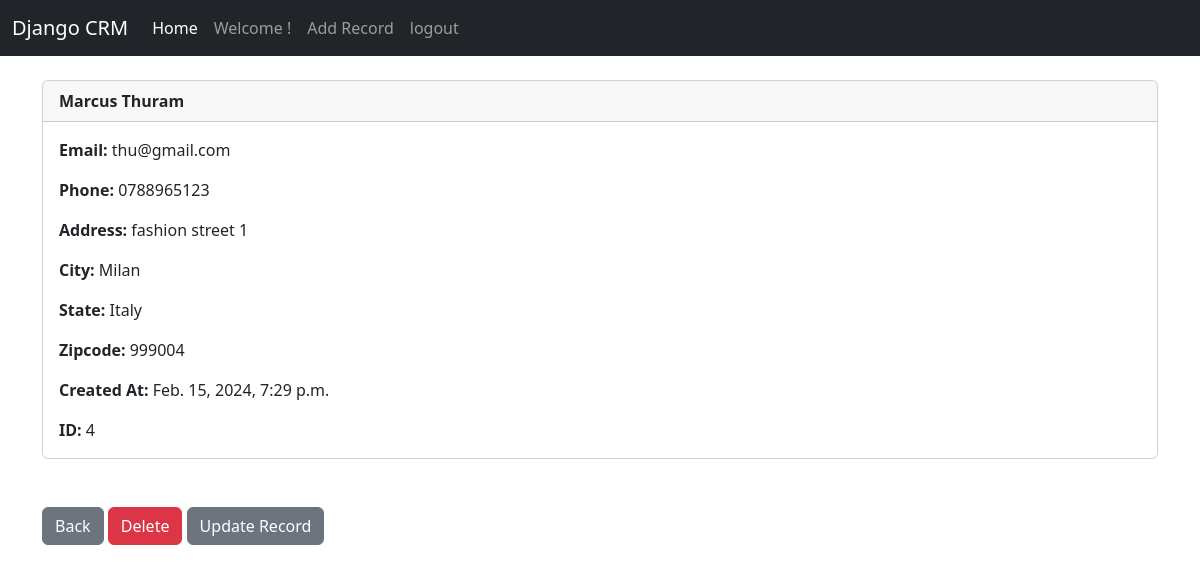
The app's page /record/4 (signed in) with its own data.
### website/models.py (models this page shows, shortened)
class Record(models.Model):
    created_at = models.DateTimeField(auto_now_add=True)
    first_name = models.CharField(max_length=50)
    last_name = models.CharField(max_length=50)
    email = models.CharField(max_length=100)
    phone = models.CharField(max_length=15)
    address = models.CharField(max_length=100)
    city = models.CharField(max_length=50)
    state = models.CharField(max_length=50)
    zipcode = models.CharField(max_length=20)

### website/views.py (the view)
# urls.py: path('record/<int:pk>', views.customer_record, name='record'),
def customer_record(request, pk):
    if request.user.is_authenticated:
        customer_record = Record.objects.get(id=pk)
        return render(request, 'record.html', {'customer_record': customer_record})
    else:
        messages.success(request, 'You must be logged in to view this page')
        return redirect('home')

### website/templates/record.html
{% extends 'base.html' %}
{% block content %}
<div class="card">
  <div class="card-header"><strong>
    	{{ customer_record.first_name }}
		{{ customer_record.last_name }}</strong>
  </div>
  <div class="card-body">
<p class="card-text">
<strong>Email: </strong>{{ customer_record.email }}</p>
<p class="card-text">
<strong>Phone: </strong>{{ customer_record.phone }}
</p>
<p class="card-text">
<strong>Address: </strong>{{ customer_record.address }}</p>
<p class="card-text">
<strong>City: </strong>{{ customer_record.city }}</p>
<p class="card-text">
<strong>State: </strong>{{ customer_record.state }}</p>
<p class="card-text">
<strong>Zipcode: </strong>{{ customer_record.zipcode }}</p>
<p class="card-text">
<strong>Created At: </strong>{{ customer_record.created_at }}</p>
<p class="card-text">
<strong>ID: </strong>{{ customer_record.id }}</p>
  </div>
</div>
<br/><br/>
<a href="{% url 'home' %}" class="btn btn-secondary">Back</a>
<a href="{% url 'delete_record' customer_record.id %}" class="btn btn-danger">Delete</a>
<a href="{% url 'update_record' customer_record.id %}" class="btn btn-secondary">Update Record</a>
{% endblock %}

### records on screen
Record: first_name "Marcus", last_name "Thuram", email "thu@gmail.com", phone "0788965123", address "fashion street 1", city "Milan", state "Italy", zipcode "999004", created_at "Feb. 15, 2024, 7:29 p.m.", id "4"
